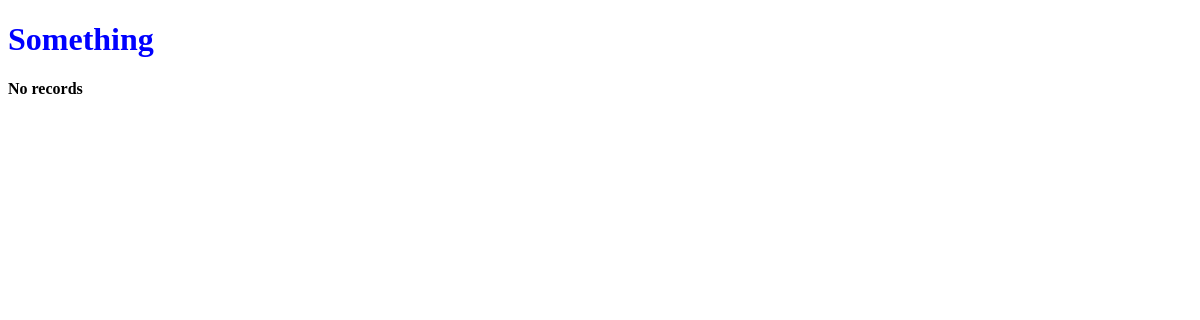
Before: / with the older database file.
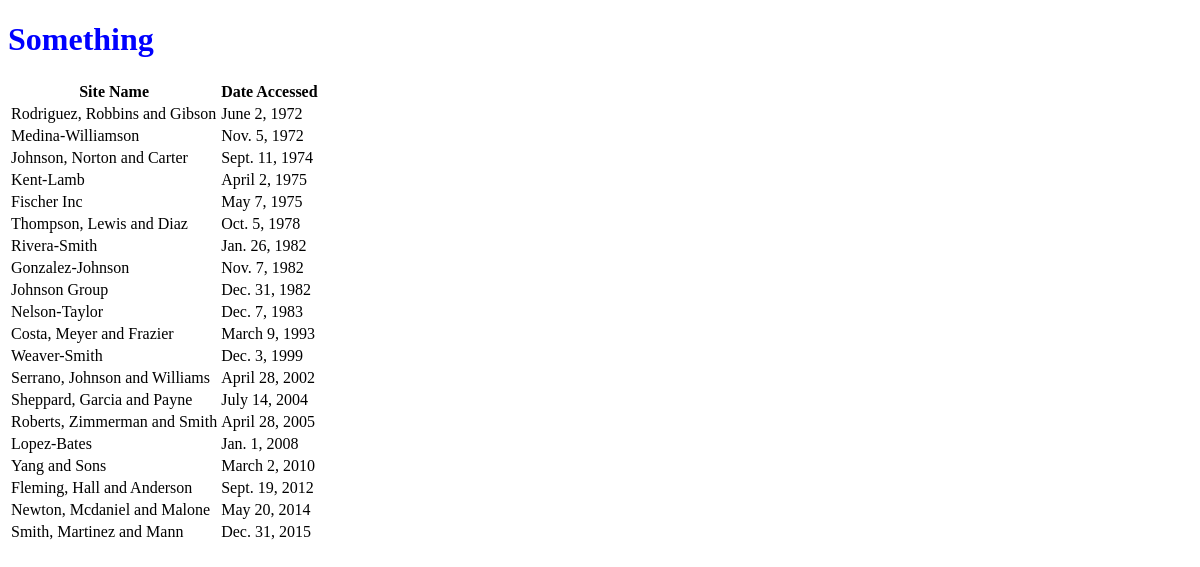
After: the same page with the newer database file.
### first_app/models.py (models this page shows, shortened)
class AccessRecord(models.Model):
    name = models.ForeignKey(WebPage)
    date = models.DateField()

class WebPage(models.Model):
    topic = models.ForeignKey(Topic)
    name = models.CharField(max_length=264,unique=True)
    url = models.URLField(unique=True)
    def __str__(self):
        return self.name

### first_app/views.py (the view)
# urls.py: url(r'^$', views.index, name = 'index'),
def index (request):
    webpages_list = AccessRecord.objects.order_by('date')
    date_dict = {'access_records': webpages_list}
    return render(request, 'first_app/index.html', context = date_dict)

### templates/first_app/index.html (shortened to what this page needs)
<!DOCTYPE html>
{% load staticfiles %}
<html>
  <head>
    <link rel="stylesheet" href= "{% static "css/mystyle.css" %}"/>
  </head>
  <body>
    <h1>Something</h1>
    <div class="lol">
      {% if access_records %}
        <table>
          <thead>
            <th>Site Name</th>
            <th>Date Accessed</th>
          </thead>
          {% for acc in access_records %}
          <tr>
            <td>{{ acc.name }}</td>
            <td>{{ acc.date }}</td>
          </tr>
          {% endfor %}
      {% else %}
        <h4>No records</h4>
      {% endif %}
        </table>
    </div>
  </body>
</html>

### static/css/mystyle.css (style rules this page uses)
h1 { color: blue; }

Changed rows visible on the page:
added AccessRecord: name "Rodriguez, Robbins and Gibson", date "June 2, 1972"
added AccessRecord: name "Medina-Williamson", date "Nov. 5, 1972"
added AccessRecord: name "Johnson, Norton and Carter", date "Sept. 11, 1974"
added AccessRecord: name "Kent-Lamb", date "April 2, 1975"
added AccessRecord: name "Fischer Inc", date "May 7, 1975"
added AccessRecord: name "Thompson, Lewis and Diaz", date "Oct. 5, 1978"
added AccessRecord: name "Rivera-Smith", date "Jan. 26, 1982"
added AccessRecord: name "Gonzalez-Johnson", date "Nov. 7, 1982"
added AccessRecord: name "Johnson Group", date "Dec. 31, 1982"
added AccessRecord: name "Nelson-Taylor", date "Dec. 7, 1983"
added AccessRecord: name "Costa, Meyer and Frazier", date "March 9, 1993"
added AccessRecord: name "Weaver-Smith", date "Dec. 3, 1999"
added AccessRecord: name "Serrano, Johnson and Williams", date "April 28, 2002"
added AccessRecord: name "Sheppard, Garcia and Payne", date "July 14, 2004"
added AccessRecord: name "Roberts, Zimmerman and Smith", date "April 28, 2005"
added AccessRecord: name "Lopez-Bates", date "Jan. 1, 2008"
added AccessRecord: name "Yang and Sons", date "March 2, 2010"
added AccessRecord: name "Fleming, Hall and Anderson", date "Sept. 19, 2012"
added AccessRecord: name "Newton, Mcdaniel and Malone", date "May 20, 2014"
added AccessRecord: name "Smith, Martinez and Mann", date "Dec. 31, 2015"
Other visible differences:
text no longer shown: "No records"
text now shown: "Site Name Date Accessed"
